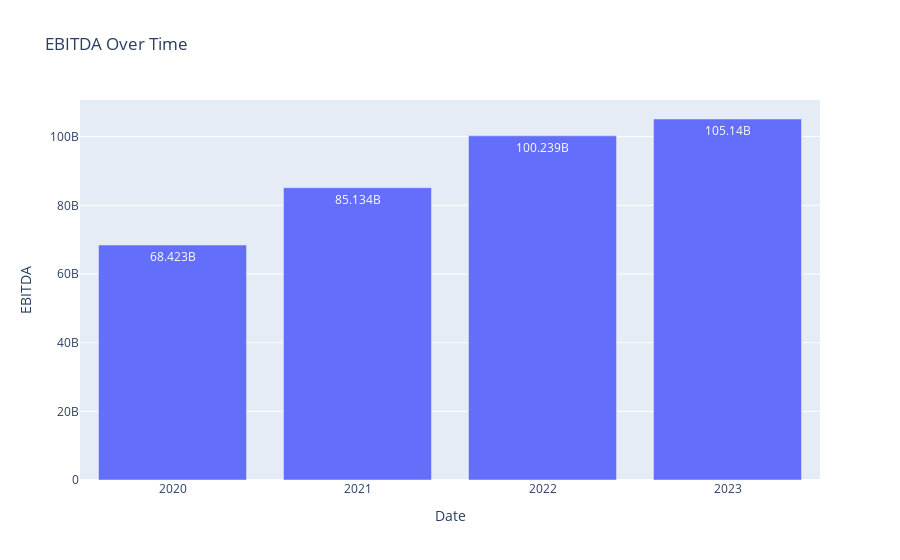

Notebook code cell kept with this figure:
### Code cell
EBITDA_df = Company_stock.financials.loc['EBITDA']
EBITDA_df = pd.DataFrame(EBITDA_df)
EBITDA_df.index = pd.to_datetime(EBITDA_df.index).year
EBITDA_df = EBITDA_df.reset_index()
EBITDA_df['EBITDA'] = EBITDA_df['EBITDA'].astype(int)
EBITDA_df = EBITDA_df.rename(columns={'index': 'Date'})
EBITDA_df['Date'] = EBITDA_df['Date'].astype(int)

# Create a bar chart using plotly.express
fig = px.bar(EBITDA_df, x='Date', y='EBITDA', title='EBITDA Over Time', text='EBITDA', barmode='group',
             text_auto=True)

# Format x-axis labels as integers
fig.update_layout(xaxis={'tickmode': 'linear', 'dtick': 1})

fig.show()

### Figure 1 — Plotly figure (JSON) as saved in the notebook; plotly's stock layout.template omitted (floating-point values rounded to 4 significant figures)
{"data": [{"alignmentgroup": "True", "hovertemplate": "Date=%{x}<br>EBITDA=%{text}<extra></extra>", "legendgroup": "", "marker": {"color": "#636efa", "pattern": {"shape": ""}}, "name": "", "offsetgroup": "", "orientation": "v", "showlegend": false, "text": [105140000000, 100239000000, 85134000000, 68423000000], "textposition": "auto", "texttemplate": "%{y}", "type": "bar", "x": [2023, 2022, 2021, 2020], "xaxis": "x", "y": [105140000000, 100239000000, 85134000000, 68423000000], "yaxis": "y"}], "layout": {"barmode": "group", "legend": {"tracegroupgap": 0}, "title": {"text": "EBITDA Over Time"}, "xaxis": {"anchor": "y", "domain": [0, 1], "dtick": 1, "tickmode": "linear", "title": {"text": "Date"}}, "yaxis": {"anchor": "x", "domain": [0, 1], "title": {"text": "EBITDA"}}}}
